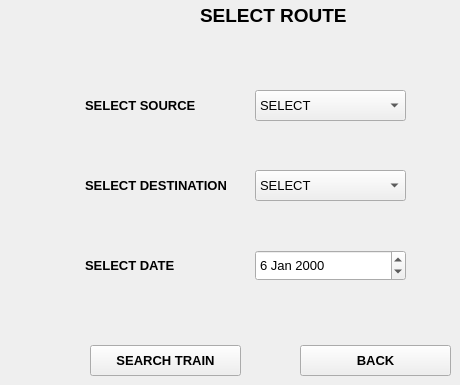
    <widget class="QWidget" name="SrcDestPage">
     <widget class="QLabel" name="label_21">
      <property name="geometry">
       <rect>
        <x>85</x>
        <y>90</y>
        <width>141</width>
        <height>31</height>
       </rect>
      </property>
      <property name="font">
       <font>
        <pointsize>10</pointsize>
        <weight>75</weight>
        <bold>true</bold>
       </font>
      </property>
      <property name="text">
       <string>SELECT SOURCE</string>
      </property>
     </widget>
     <widget class="QComboBox" name="comboBox">
      <property name="geometry">
       <rect>
        <x>255</x>
        <y>90</y>
        <width>151</width>
        <height>31</height>
       </rect>
      </property>
      <property name="font">
       <font>
        <pointsize>10</pointsize>
       </font>
      </property>
      <item>
       <property name="text">
        <string>SELECT</string>
       </property>
      </item>
      <item>
       <property name="text">
        <string>MUMBAI</string>
       </property>
      </item>
      <item>
       <property name="text">
        <string>PUNE</string>
       </property>
      </item>
      <item>
       <property name="text">
        <string>CHENNAI</string>
       </property>
      </item>
      <item>
       <property name="text">
        <string>NASHIK</string>
       </property>
      </item>
     </widget>
     <widget class="QLabel" name="label_22">
      <property name="geometry">
       <rect>
        <x>85</x>
        <y>170</y>
        <width>141</width>
        <height>31</height>
       </rect>
      </property>
      <property name="font">
       <font>
        <pointsize>10</pointsize>
        <weight>75</weight>
        <bold>true</bold>
       </font>
      </property>
      <property name="text">
       <string>SELECT DESTINATION</string>
      </property>
     </widget>
     <widget class="QComboBox" name="comboBox_4">
      <property name="geometry">
       <rect>
        <x>255</x>
        <y>170</y>
        <width>151</width>
        <height>31</height>
       </rect>
      </property>
      <property name="font">
       <font>
        <pointsize>10</pointsize>
       </font>
      </property>
      <item>
       <property name="text">
        <string>SELECT</string>
       </property>
      </item>
      <item>
       <property name="text">
        <string>BANGALORE</string>
       </property>
      </item>
      <item>
       <property name="text">
        <string>DELHI</string>
       </property>
      </item>
      <item>
       <property name="text">
        <string>HYDERABAD</string>
       </property>
      </item>
      <item>
       <property name="text">
        <string>DARBHANGA</string>
       </property>
      </item>
     </widget>
     <widget class="QLabel" name="label_23">
      <property name="geometry">
       <rect>
        <x>85</x>
        <y>250</y>
        <width>141</width>
        <height>31</height>
       </rect>
      </property>
      <property name="font">
       <font>
        <pointsize>10</pointsize>
        <weight>75</weight>
        <bold>true</bold>
       </font>
      </property>
      <property name="text">
       <string>SELECT DATE</string>
      </property>
     </widget>
     <widget class="QDateEdit" name="dateEdit">
      <property name="geometry">
       <rect>
        <x>255</x>
        <y>250</y>
        <width>151</width>
        <height>31</height>
       </rect>
      </property>
      <property name="font">
       <font>
        <pointsize>10</pointsize>
       </font>
      </property>
      <property name="buttonSymbols">
       <enum>QAbstractSpinBox::UpDownArrows</enum>
      </property>
      <property name="dateTime">
       <datetime>
        <hour>0</hour>
        <minute>0</minute>
        <second>0</second>
        <year>2000</year>
        <month>1</month>
        <day>6</day>
       </datetime>
      </property>
     </widget>
     <widget class="QPushButton" name="SrcTrnBtn">
      <property name="geometry">
       <rect>
        <x>90</x>
        <y>345</y>
        <width>151</width>
        <height>31</height>
       </rect>
      </property>
      <property name="font">
       <font>
        <pointsize>10</pointsize>
        <weight>75</weight>
        <bold>true</bold>
       </font>
      </property>
      <property name="text">
       <string>SEARCH TRAIN</string>
      </property>
     </widget>
     <widget class="QPushButton" name="BackBtn">
      <property name="geometry">
       <rect>
        <x>300</x>
        <y>345</y>
        <width>151</width>
        <height>31</height>
       </rect>
      </property>
      <property name="font">
       <font>
        <pointsize>10</pointsize>
        <weight>75</weight>
        <bold>true</bold>
       </font>
      </property>
      <property name="text">
       <string>BACK</string>
      </property>
     </widget>
     <widget class="QLabel" name="label_26">
      <property name="geometry">
       <rect>
        <x>200</x>
        <y>0</y>
        <width>251</width>
        <height>31</height>
       </rect>
      </property>
      <property name="font">
       <font>
        <pointsize>14</pointsize>
        <weight>75</weight>
        <bold>true</bold>
       </font>
      </property>
      <property name="text">
       <string>SELECT ROUTE</string>
      </property>
     </widget>
    </widget>
